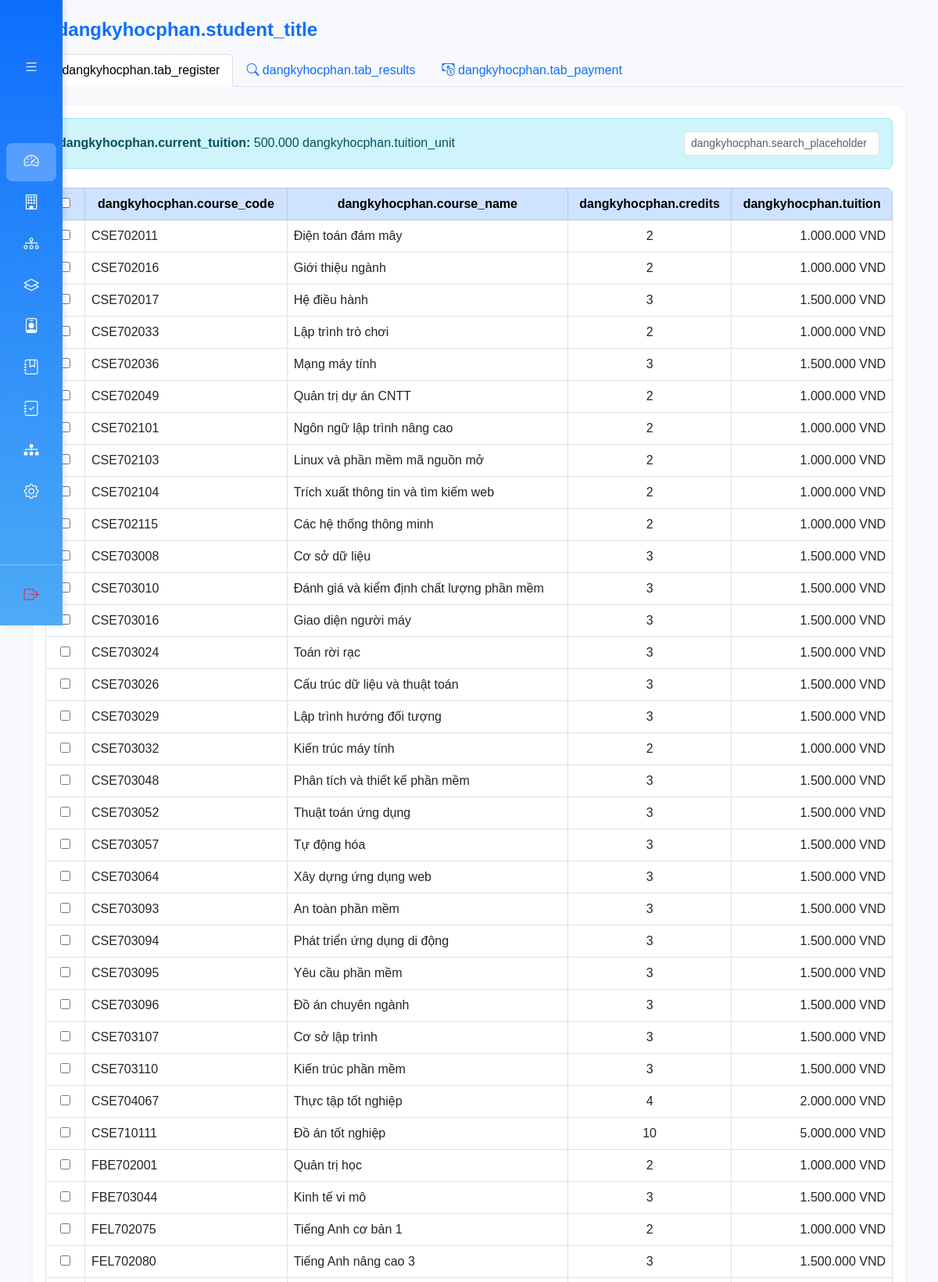
Page /modules/dangkyhocphan/index_sv.php (upper part) on the committed database.
### tables this page shows
CREATE TABLE courses (
  id INT AUTO_INCREMENT PRIMARY KEY,
  maHP VARCHAR(50) NOT NULL UNIQUE,
  tenHP VARCHAR(255) NOT NULL,
  soTinChi INT NOT NULL,
  lyThuyet FLOAT DEFAULT 0,
  thucHanh FLOAT DEFAULT 0,
  hpTienQuyet VARCHAR(50) DEFAULT NULL,
  hpHocTruoc VARCHAR(50) DEFAULT NULL,
  khoaQuanLy VARCHAR(50),
  ghiChu VARCHAR(50),
  KhoiKienThuc VARCHAR(100)
);

### config/i18n.php (called while the page is built, shortened)
<?php
$availableLangs = ['vi', 'en'];
$requestedLang = $_GET['lang'] ?? null;
$lang = $requestedLang && in_array($requestedLang, $availableLangs, true)
  ? $requestedLang
  : ($_SESSION['lang'] ?? 'vi');
$translations = [];
function load_lang(string $domain): void {
  global $lang, $translations;
  $path = __DIR__ . '/../lang/' . $lang . '/' . $domain . '.php';
  if (is_file($path)) {
    $data = require $path;
    if (is_array($data)) {
      $translations = array_merge($translations, $data);
    }
  }
}
function t(string $key, array $vars = []): string {
  global $translations;
  $text = $translations[$key] ?? $key;
  if (!$vars) {
    return $text;
  }
  $replace = [];
  return strtr($text, $replace);
}
function current_lang(): string {
  global $lang;
  return $lang;
}
function t_data(
  string $entityType,
  string $entityId,
  string $field,
  string $sourceText,
  string $sourceLang = 'vi'
): string {
  $lang = current_lang();
  if ($lang === $sourceLang) {
    return $sourceText;
  }
  return translate_cache_text($entityType, $entityId, $field, $sourceText, $lang, $sourceLang);
}

### lang/vi/common.php (called while the page is built)
<?php
return [
  'common.title_admin' => 'ADMIN',
  'common.title_lecturer_system' => 'Hệ thống Quản lý Giảng viên',
  'common.title_student_system' => 'Hệ thống Sinh viên ',
  'common.group_name' => 'Nhóm 13',
  'common.home' => 'Trang chủ',
  'common.schools' => 'Trường',
  'common.faculties' => 'Khoa',
  'common.majors' => 'Ngành',
  'common.departments' => 'Phòng ban',
  'common.approve_reject_proposals' => 'Chấp nhận / Từ chối đề xuất',
  'common.org_structure' => 'Cơ cấu tổ chức',
  'common.programs_abbrev' => 'CTĐT',
  'common.training_programs' => 'Chương trình đào tạo',
  'common.staff' => 'Nhân viên',
  'common.manage_course_regs' => 'Quản lý đăng ký học phần',
  'common.sign_out' => 'Đăng xuất',
  'common.system_name' => 'Hệ thống quản lý',
  'common.hello' => 'Xin chào',
  'common.dashboard' => 'Bảng điều khiển',
  'common.lecturers' => 'Giảng viên',
  'common.students' => 'Sinh viên',
  'common.my_proposals' => 'Đề xuất của tôi',
  'common.propose_structure_change' => 'Đề xuất thay đổi cơ cấu',
  'common.course_registration' => 'Đăng ký học phần',
  'common.settings' => 'Cài đặt',
  'common.view' => 'Xem',
  'common.view_details' => 'Xem chi tiết',
  'common.language' => 'Ngôn ngữ',
  'common.lang_vi' => 'Tiếng Việt',
  'common.lang_en' => 'Tiếng Anh',
  'common.pending_proposals' => 'Đề xuất chờ duyệt',
  'common.search' => 'Tìm kiếm',
  'common.reset' => 'Reset',
  'common.filter' => 'Lọc',
  'common.add_new' => 'Thêm mới',
  'common.actions' => 'Thao tác',
  'common.delete_selected' => 'Xóa các mục đã chọn',
  'common.confirm_delete_title' => 'Xác nhận xóa',
  'common.confirm_delete_text' => 'Hành động này không thể hoàn tác!',
  'common.confirm_delete_button' => 'Xóa',
  'common.cancel' => 'Hủy',
  'common.edit' => 'Sửa',
  'common.delete' => 'Xóa',
  'common.success_title' => 'Thành công!',
  'common.error_title' => 'Lỗi!',
  'common.deleted_title' => 'Đã xóa!',
  'common.save' => 'Lưu',
  'common.save_changes' => 'Lưu thay đổi',
  'common.back' => 'Quay lại',
  'common.no_data' => 'Không có dữ liệu phù hợp.',
  'common.code' => 'Mã',
  'common.name' => 'Tên',
  'common.status' => 'Trạng thái',
];

### modules/dangkyhocphan/index_sv.php (the view, shortened to what this page needs)
<?php
include "../../config/db.php";
include "../../config/i18n.php";
include "../../layout/header_sv.php";
include "../../layout/sidebar_sv.php";
$hocPhiTin = 0;
$res = $conn->query("SELECT value FROM settings WHERE name='hocphi' LIMIT 1");
if ($res && $res->num_rows > 0) {
  $hocPhiTin = (float)$res->fetch_assoc()['value'];
} else {
  $hocPhiTin = 500000;
}
$selectedCourses = [];
?>
<div class="container mt-4">
  <h4 class="fw-semibold text-primary mb-3">
    <i class="bi bi-journal-check"></i> <?php echo t('dangkyhocphan.student_title'); ?>
  </h4>
  <ul class="nav nav-tabs mb-4">
    <li class="nav-item">
      <a class="nav-link active" href="/KTPM2/KTPM/modules/dangkyhocphan/index_sv.php">
        <i class="bi bi-pencil-square"></i> <?php echo t('dangkyhocphan.tab_register'); ?>
      </a>
    </li>
    <li class="nav-item">
      <a class="nav-link" href="/KTPM2/KTPM/modules/dangkyhocphan/ketqua_sv.php">
        <i class="bi bi-search"></i> <?php echo t('dangkyhocphan.tab_results'); ?>
      </a>
    </li>
    <li class="nav-item">
      <a class="nav-link" href="/KTPM2/KTPM/modules/dangkyhocphan/thanhtoan_sv.php">
        <i class="bi bi-cash-coin"></i> <?php echo t('dangkyhocphan.tab_payment'); ?>
      </a>
    </li>
  </ul>
  <div class="card shadow-sm border-0">
    <div class="card-body">
      <div class="alert alert-info mb-4 d-flex justify-content-between align-items-center">
        <div><b><?php echo t('dangkyhocphan.current_tuition'); ?>:</b> <?php echo number_format($hocPhiTin, 0, ',', '.'); ?> <?php echo t('dangkyhocphan.tuition_unit'); ?></div>
        <div class="d-flex align-items-center gap-2">
          <input type="text" id="searchInput" class="form-control form-control-sm" placeholder="<?php echo t('dangkyhocphan.search_placeholder'); ?>" style="width: 250px;">
        </div>
      </div>
      <?php if (empty($selectedCourses)): ?>
      <form id="registerForm" method="POST" action="">
        <div class="table-responsive">
          <table id="hocphanTable" class="table table-bordered table-hover align-middle">
            <thead class="table-primary text-center">
              <tr>
                <th width="50"><input type="checkbox" id="checkAll"></th>
                <th><?php echo t('dangkyhocphan.course_code'); ?></th>
                <th><?php echo t('dangkyhocphan.course_name'); ?></th>
                <th><?php echo t('dangkyhocphan.credits'); ?></th>
                <th><?php echo t('dangkyhocphan.tuition'); ?></th>
              </tr>
            </thead>
            <tbody>
              <?php
              $query = "SELECT maHP, tenHP, soTinChi FROM courses ORDER BY maHP ASC";
              $result = $conn->query($query);
              if ($result && $result->num_rows > 0) {
                while ($row = $result->fetch_assoc()) {
                  $courseName = t_data('courses', (string)$row['maHP'], 'tenHP', (string)$row['tenHP']);
                  $hocPhi = $row['soTinChi'] * $hocPhiTin;
                  echo "
                    <tr>
                      <td class='text-center'>
                        <input type='checkbox' name='hocphan[]' value='{$row['maHP']}' class='chkHP'>
                      </td>
                      <td>{$row['maHP']}</td>
                      <td>{$courseName}</td>
                      <td class='text-center'>{$row['soTinChi']}</td>
                      <td class='text-end'>".number_format($hocPhi, 0, ',', '.')." VND</td>
                    </tr>";
                }
              } else {
                echo "<tr><td colspan='5' class='text-center text-muted'>" . t('dangkyhocphan.no_courses') . "</td></tr>";
              }
              ?>
            </tbody>
          </table>
        </div>
      </form>
      <?php endif; ?>
    </div>
  </div>
</div>
<?php include "../../layout/footer_sv.php"; ?>

### layout/header_sv.php (style rules this page uses)
body { font-family: "Poppins", sans-serif; background-color: #f8f9fc; margin: 0; overflow-x: hidden; }
.table { border-radius: 8px; overflow: hidden; }
.card { border-radius: 12px; }

### rows in the picture
courses: maHP "CSE702011", tenHP "Điện toán đám mây", soTinChi "2", soTinChi "1.000.000"
courses: maHP "CSE702016", tenHP "Giới thiệu ngành", soTinChi "2", soTinChi "1.000.000"
courses: maHP "CSE702017", tenHP "Hệ điều hành", soTinChi "3", soTinChi "1.500.000"
courses: maHP "CSE702033", tenHP "Lập trình trò chơi", soTinChi "2", soTinChi "1.000.000"
courses: maHP "CSE702036", tenHP "Mạng máy tính", soTinChi "3", soTinChi "1.500.000"
courses: maHP "CSE702049", tenHP "Quản trị dự án CNTT", soTinChi "2", soTinChi "1.000.000"
courses: maHP "CSE702101", tenHP "Ngôn ngữ lập trình nâng cao", soTinChi "2", soTinChi "1.000.000"
courses: maHP "CSE702103", tenHP "Linux và phần mềm mã nguồn mở", soTinChi "2", soTinChi "1.000.000"
courses: maHP "CSE702104", tenHP "Trích xuất thông tin và tìm kiếm web", soTinChi "2", soTinChi "1.000.000"
courses: maHP "CSE702115", tenHP "Các hệ thống thông minh", soTinChi "2", soTinChi "1.000.000"
courses: maHP "CSE703008", tenHP "Cơ sở dữ liệu", soTinChi "3", soTinChi "1.500.000"
courses: maHP "CSE703010", tenHP "Đánh giá và kiểm định chất lượng phần mềm", soTinChi "3", soTinChi "1.500.000"
courses: maHP "CSE703016", tenHP "Giao diện người máy", soTinChi "3", soTinChi "1.500.000"
courses: maHP "CSE703024", tenHP "Toán rời rạc", soTinChi "3", soTinChi "1.500.000"
courses: maHP "CSE703026", tenHP "Cấu trúc dữ liệu và thuật toán", soTinChi "3", soTinChi "1.500.000"
courses: maHP "CSE703029", tenHP "Lập trình hướng đối tượng", soTinChi "3", soTinChi "1.500.000"
courses: maHP "CSE703032", tenHP "Kiến trúc máy tính", soTinChi "2", soTinChi "1.000.000"
courses: maHP "CSE703048", tenHP "Phân tích và thiết kế phần mềm", soTinChi "3", soTinChi "1.500.000"
courses: maHP "CSE703052", tenHP "Thuật toán ứng dụng", soTinChi "3", soTinChi "1.500.000"
courses: maHP "CSE703057", tenHP "Tự động hóa", soTinChi "3", soTinChi "1.500.000"
courses: maHP "CSE703064", tenHP "Xây dựng ứng dụng web", soTinChi "3", soTinChi "1.500.000"
courses: maHP "CSE703093", tenHP "An toàn phần mềm", soTinChi "3", soTinChi "1.500.000"
courses: maHP "CSE703094", tenHP "Phát triển ứng dụng di động", soTinChi "3", soTinChi "1.500.000"
courses: maHP "CSE703095", tenHP "Yêu cầu phần mềm", soTinChi "3", soTinChi "1.500.000"
courses: maHP "CSE703096", tenHP "Đồ án chuyên ngành", soTinChi "3", soTinChi "1.500.000"
courses: maHP "CSE703107", tenHP "Cơ sở lập trình", soTinChi "3", soTinChi "1.500.000"
courses: maHP "CSE703110", tenHP "Kiến trúc phần mềm", soTinChi "3", soTinChi "1.500.000"
courses: maHP "CSE704067", tenHP "Thực tập tốt nghiệp", soTinChi "4", soTinChi "2.000.000"
courses: maHP "CSE710111", tenHP "Đồ án tốt nghiệp", soTinChi "10", soTinChi "5.000.000"
courses: maHP "FBE702001", tenHP "Quản trị học", soTinChi "2", soTinChi "1.000.000"
courses: maHP "FBE703044", tenHP "Kinh tế vi mô", soTinChi "3", soTinChi "1.500.000"
courses: maHP "FEL702075", tenHP "Tiếng Anh cơ bản 1", soTinChi "2", soTinChi "1.000.000"
courses: maHP "FEL702080", tenHP "Tiếng Anh nâng cao 3", soTinChi "3", soTinChi "1.500.000"

### other values in the picture
t('dangkyhocphan.student_title') "dangkyhocphan.student_title"
t('dangkyhocphan.tab_register') "dangkyhocphan.tab_register"
t('dangkyhocphan.tab_results') "dangkyhocphan.tab_results"
t('dangkyhocphan.tab_payment') "dangkyhocphan.tab_payment"
t('dangkyhocphan.current_tuition') "dangkyhocphan.current_tuition"
$hocPhiTin "500.000"
t('dangkyhocphan.tuition_unit') "dangkyhocphan.tuition_unit"
t('dangkyhocphan.course_code') "dangkyhocphan.course_code"
t('dangkyhocphan.course_name') "dangkyhocphan.course_name"
t('dangkyhocphan.credits') "dangkyhocphan.credits"
t('dangkyhocphan.tuition') "dangkyhocphan.tuition"
